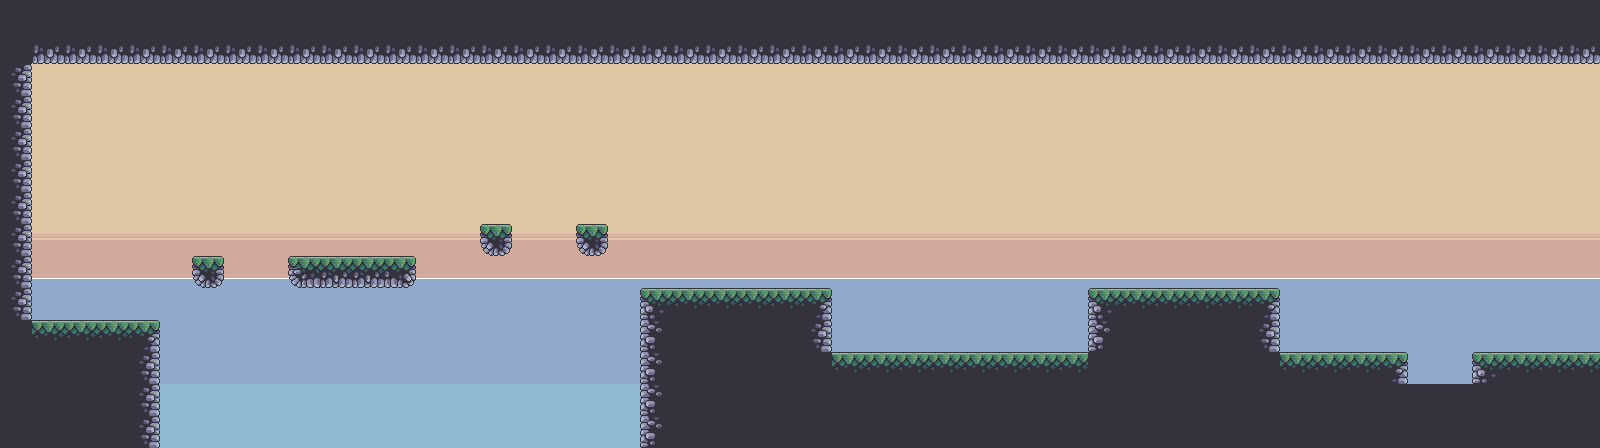

Below is a game level as drawn by its tile map, then a one-line description and the .tmx that defines it (tile-layer data replaced by summaries):
An orthogonal 50x14 tile map with 32x32 px tiles, 5 tile layers (Background, Wall, Ground - back, Ground - upper, ...), 4 tilesets and 42 objects.

<map version="1.9" tiledversion="1.9.1" orientation="orthogonal" renderorder="right-down" width="50" height="14" tilewidth="32" tileheight="32" infinite="0" nextlayerid="33" nextobjectid="260">
 <properties>
  <property name="backgroundMusic" value="sound/level1.wav" />
 </properties>
 <tileset firstgid="1" source="outside_sprites.tsx" />
 <tileset firstgid="49" source="playing_bg_img.tsx" />
 <tileset firstgid="97" name="water" tilewidth="32" tileheight="32" tilecount="1" columns="1">
  <image source="water.png" width="32" height="32" />
 </tileset>
 <tileset firstgid="98" name="big_clouds" tilewidth="32" tileheight="32" tilecount="42" columns="14">
  <image source="big_clouds.png" width="448" height="101" />
 </tileset>
 <objectgroup id="1" name="Ground">
  <object id="227" x="32" y="320">
   <polyline points="0,0 128,0" />
  </object>
  <object id="228" x="1472" y="352">
   <polyline points="0,0 128,0" />
  </object>
  <object id="229" x="1280" y="352">
   <polyline points="0,0 128,0" />
  </object>
  <object id="230" x="640" y="288">
   <polyline points="0,0 192,0" />
  </object>
  <object id="231" x="1088" y="288">
   <polyline points="0,0 192,0" />
  </object>
  <object id="232" x="832" y="352">
   <polyline points="0,0 256,0" />
  </object>
 </objectgroup>
 <objectgroup id="2" name="Platform">
  <object id="83" x="480" y="224" width="32" height="32" />
  <object id="195" x="192" y="256" width="32" height="32" />
  <object id="203" x="576" y="224" width="32" height="32" />
  <object id="204" x="288" y="256" width="128" height="32" />
 </objectgroup>
 <objectgroup id="3" name="Wall">
  <object id="233" x="640" y="288">
   <polyline points="0,0 0,160" />
  </object>
  <object id="234" x="832" y="288">
   <polyline points="0,0 0,64" />
  </object>
  <object id="235" x="1088" y="288">
   <polyline points="0,0 0,64" />
  </object>
  <object id="236" x="160" y="320">
   <polyline points="0,0 0,128" />
  </object>
  <object id="237" x="32" y="64">
   <polyline points="0,0 0,256" />
  </object>
  <object id="238" x="1600" y="64">
   <polyline points="0,0 0,288 0,285" />
  </object>
  <object id="259" x="1280" y="288">
   <polyline points="0,0 0,64" />
  </object>
 </objectgroup>
 <objectgroup id="4" name="CliffMarker">
  <object id="257" x="640" y="256">
   <polyline points="0,0 0,32" />
  </object>
  <object id="258" x="1600" y="320">
   <polyline points="0,0 0,32" />
  </object>
 </objectgroup>
 <objectgroup id="5" name="Player">
  <object id="181" x="50.7878" y="289.091" width="19" height="26" />
 </objectgroup>
 <objectgroup id="6" name="Box">
  <object id="218" x="1153.33" y="265.666" width="25" height="18" />
  <object id="220" x="779.667" y="264.333" width="25" height="18" />
 </objectgroup>
 <objectgroup id="7" name="Spike">
  <object id="224" x="1408" y="368" width="32" height="16" />
  <object id="225" x="1440" y="368" width="32" height="16" />
 </objectgroup>
 <objectgroup id="8" name="Cannon" />
 <objectgroup id="9" name="Water">
  <object id="242" x="160" y="352" width="32" height="32" />
  <object id="243" x="192" y="352" width="32" height="32" />
  <object id="244" x="224" y="352" width="32" height="32" />
  <object id="245" x="256" y="352" width="32" height="32" />
  <object id="246" x="288" y="352" width="32" height="32" />
  <object id="247" x="320" y="352" width="32" height="32" />
  <object id="248" x="352" y="352" width="32" height="32" />
  <object id="249" x="384" y="352" width="32" height="32" />
  <object id="250" x="416" y="352" width="32" height="32" />
  <object id="251" x="448" y="352" width="32" height="32" />
  <object id="252" x="480" y="352" width="32" height="32" />
  <object id="253" x="512" y="352" width="32" height="32" />
  <object id="254" x="544" y="352" width="32" height="32" />
  <object id="255" x="576" y="352" width="32" height="32" />
  <object id="256" x="608" y="352" width="32" height="32" />
 </objectgroup>
 <objectgroup id="10" name="TreeOne" />
 <objectgroup id="11" name="TreeTwo" />
 <objectgroup id="12" name="TreeThree" />
 <objectgroup id="13" name="Crabby">
  <object id="175" x="1034.55" y="316.727" width="24.6" height="23" />
  <object id="176" x="850.485" y="321.697" width="24.6" height="23" />
  <object id="180" x="1295.27" y="319.636" width="24.6" height="23" />
 </objectgroup>
 <objectgroup id="14" name="Shark" />
 <objectgroup id="15" name="PinkStar" />
 <layer id="16" name="Background" width="50" height="14">
  <data>[700 cells, 700 non-empty, 38 distinct tile ids]</data>
 </layer>
 <layer id="17" name="Wall" width="50" height="14">
  <data>[700 cells, 9 non-empty, 1 distinct tile ids]</data>
 </layer>
 <layer id="18" name="Ground - back" width="50" height="14">
  <data>[700 cells, 132 non-empty, 6 distinct tile ids]</data>
 </layer>
 <layer id="19" name="Ground - upper" width="50" height="14">
  <data>[700 cells, 100 non-empty, 2 distinct tile ids]</data>
 </layer>
 <layer id="20" name="Objects" width="50" height="14">
  <data>[700 cells, 54 non-empty, 6 distinct tile ids]</data>
 </layer>
</map>
